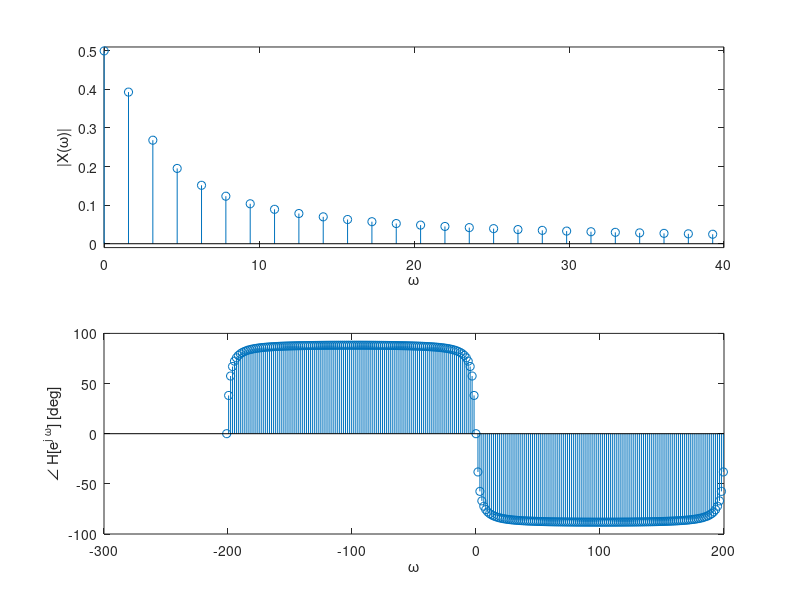

Here is the MATLAB script that generated this plot:
%Joshua Ball
%R11330455
%Project 3 - Compute the fourier transform of x(t)= e^(-2t)*u(t), plot its
%respetive amplitude and phase.

%Knowing |X(w)| =(approx)= 1/w
T_0 = 4; %Choosen because X(4) = e^-8 wgucg is nearly 0 and N0 = T0=T = 254.6
N_0 = 256;%So doing some even rounding by a factor of 1/64 I chose 4 and 256.
T = T_0/N_0;%Basic equation for T
t = (0:T:T*(N_0-1))';%range for t
x = T*exp(-2*t); 
x(1) = T*(exp(-2*T_0)+1)/2;
X_r = fft(x); %Using fft command to solve this DFT
r = [-N_0/2:N_0/2-1]'; 
omega_r = r*2*pi/T_0;
omega = linspace (-pi/T,pi/T,4097); %limits for graph
X = 1./(j*omega+2);

%Plotting Amplitude
subplot (211);
stem(omega_r, fftshift (abs(X_r)));
xlabel ('\omega'); ylabel ('|X(\omega)|')
axis ([-0.01 40 -0.01 0.51]);

%plotting phase, the difference from amplitude being angle() instead of
%abs() command being utilized.
subplot (212);
stem(omega_r, fftshift (angle(X_r)*180/pi));
xlabel ('\omega'); ylabel ('\angle H[e^{j \omega}] [deg]');
